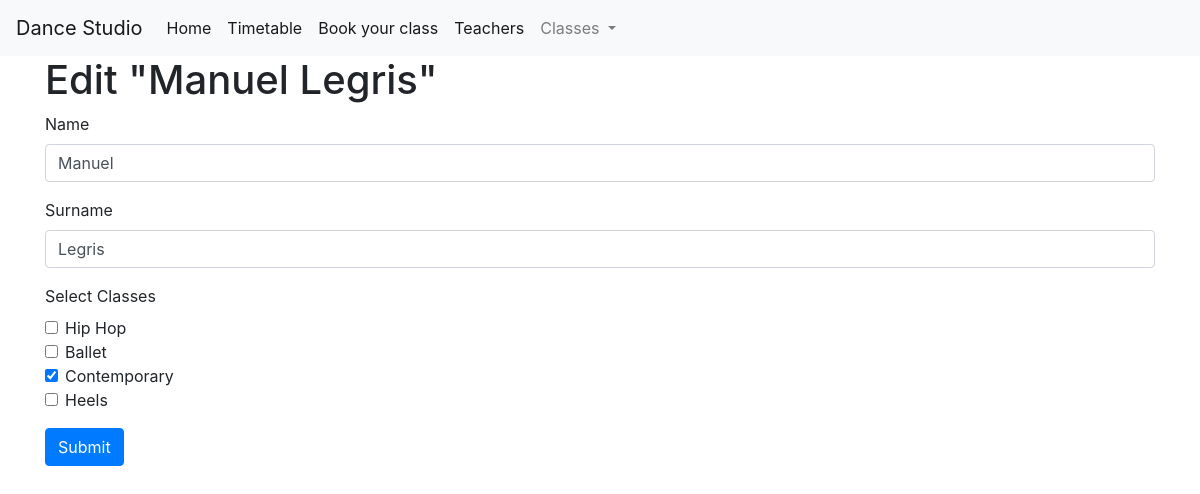
/teacher/11/edit, run on the app's committed database.
### tables this page shows
CREATE TABLE teachers (
    teacher_id INTEGER PRIMARY KEY AUTOINCREMENT,
    name VARCHAR(50) NOT NULL,
    surname VARCHAR(50) NOT NULL
);

CREATE TABLE dance_classes (
    dance_class_id INTEGER PRIMARY KEY AUTOINCREMENT,
    dance_class_name VARCHAR(50) NOT NULL,
    dance_class_about TEXT
);

### app.py (the view, shortened to what this page needs)
@app.route('/teacher/<int:teacher_id>/edit', methods=('GET', 'POST'))
def edit_teacher(teacher_id):
    dance_classes = get_dance_classes_for_navbar()
    teacher = get_teacher(teacher_id)
    classes_of_teacher = get_classes_of_teacher(teacher_id)
    return render_template('edit_teacher.html', teacher=teacher, classes_of_teacher=classes_of_teacher,
                           dance_classes=dance_classes)

### app.py (called while the page is built)
def get_db_connection():
    conn = sqlite3.connect('database.db')
    conn.row_factory = sqlite3.Row
    return conn

def get_teacher(teacher_id):
    conn = get_db_connection()
    teacher = conn.execute('SELECT * FROM teachers WHERE teacher_id = ?',
                           (teacher_id,)).fetchone()
    conn.close()
    if teacher is None:
        abort(404)
    return teacher

def get_dance_classes_for_navbar():
    conn = get_db_connection()
    dance_classes = conn.execute('SELECT * FROM dance_classes').fetchall()
    conn.close()
    return dance_classes

def get_classes_of_teacher(teacher_id):
    conn = get_db_connection()
    classes_of_teacher = conn.execute('''
        SELECT teachers.teacher_id, dance_classes.dance_class_id, dance_classes.dance_class_name
        FROM teachers
        LEFT JOIN teacher_classes ON teachers.teacher_id = teacher_classes.teacher_id
        LEFT JOIN dance_classes ON teacher_classes.dance_class_id = dance_classes.dance_class_id
        WHERE teachers.teacher_id = ?
    ''', (teacher_id,)).fetchall()
    conn.close()
    return classes_of_teacher

### templates/edit_teacher.html (shortened to what this page needs)
{% extends 'base.html' %}
{% block content %}
  <h1>
    {% block title %} Edit "{{ teacher['name'] ~ ' ' ~ teacher['surname'] }}" {% endblock %}
  </h1>
  <form method="post">
    <div class="form-group">
      <label for="name">Name</label>
      <input type="text" name="name" placeholder="Enter name"
             class="form-control"
             value="{{ request.form['name'] or teacher['name'] }}">
    </div>
    <div class="form-group">
      <label for="surname">Surname</label>
      <input type="text" name="surname" placeholder="Enter surname"
             class="form-control"
             value="{{ request.form['surname'] or teacher['surname'] }}">
    </div>
      <div class="form-group">
        <label for="classes">Select Classes</label>
        {% for dance_class in dance_classes %}
        <div class="form-check">
            <input class="form-check-input" type="checkbox" name="teacher_classes" value="{{ dance_class['dance_class_id'] }}"
                   {% if dance_class['dance_class_name'] in classes_of_teacher[0] %}checked{% endif %}>
            <label class="form-check-label" for="{{ dance_class['dance_class_id'] }}">
                {{ dance_class['dance_class_name'] }}
            </label>
        </div>
        {% endfor %}
    </div>
    <div class="form-group">
      <button type="submit" class="btn btn-primary">Submit</button>
    </div>
  </form>
{% endblock %}

### data on the page
teachers: name+surname "Manuel Legris", name "Manuel", surname "Legris"
dance_classes: dance_class_name "Hip Hop"
dance_classes: dance_class_name "Ballet"
dance_classes: dance_class_name "☑", dance_class_name "Contemporary"
dance_classes: dance_class_name "Heels"
